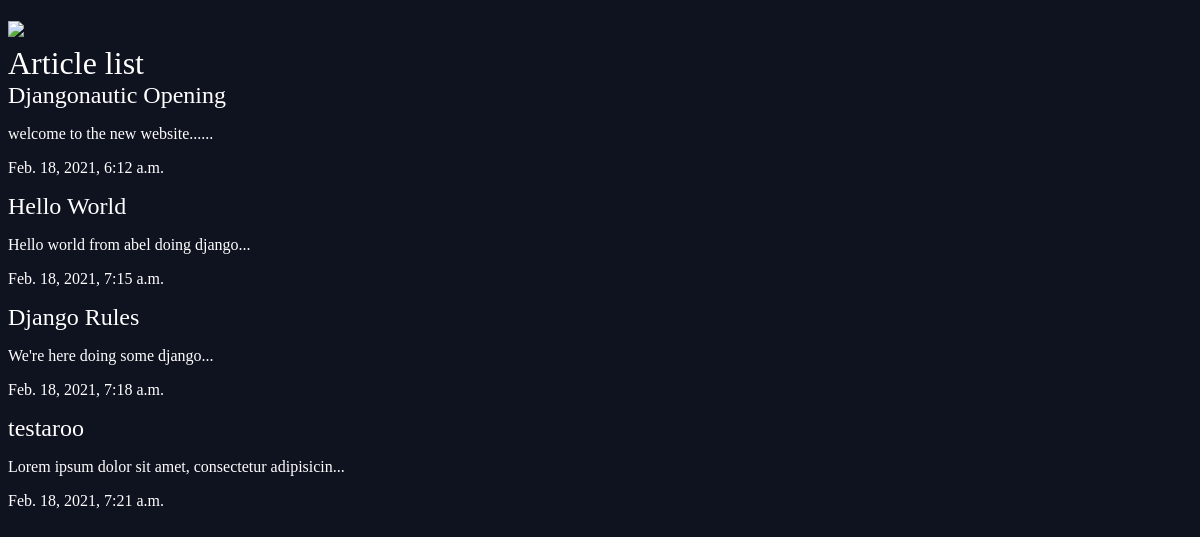
/articles/, run on an earlier commit of the app's database.
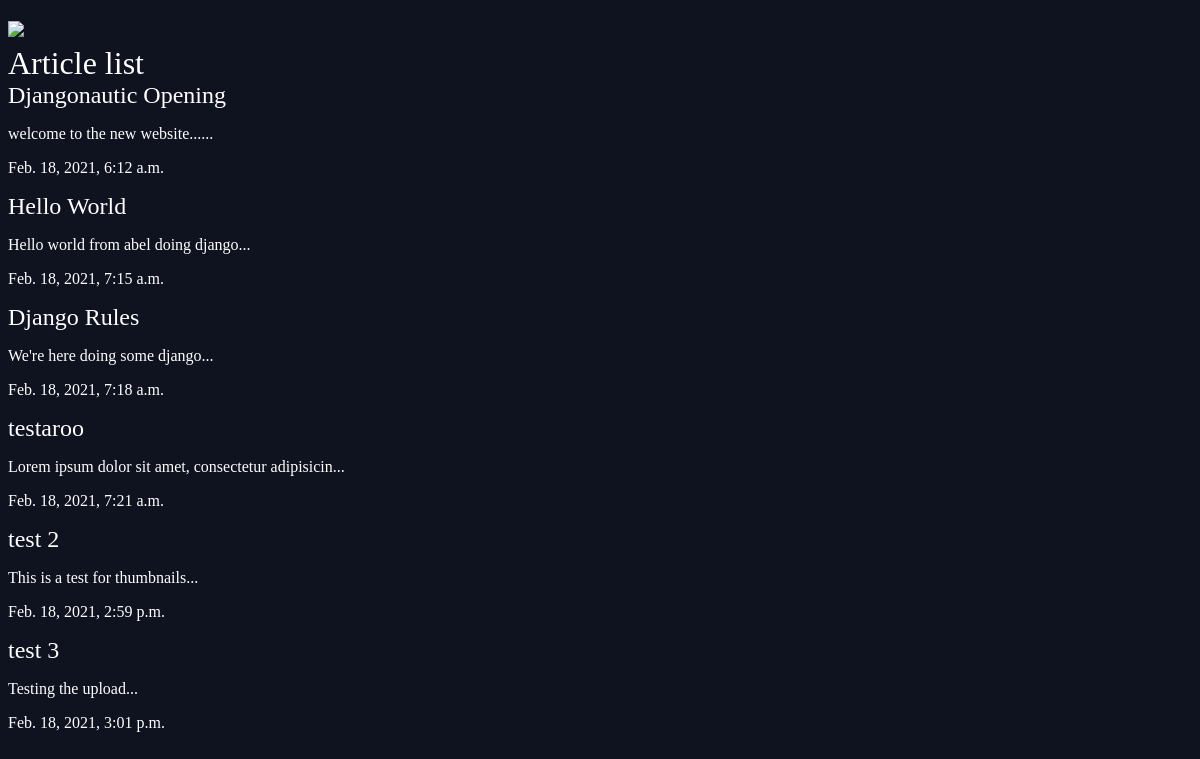
And on a later commit of the database.
### articles/models.py (models this page shows, shortened)
class Article(models.Model):
    title = models.CharField(max_length=100)
    slug = models.SlugField()
    body = models.TextField()
    date = models.DateTimeField(auto_now_add=True)
    thumb = models.ImageField(default='default.png', blank=True)
    def snippet(self):
        return self.body[:50] + '...'

### articles/views.py (the view)
# urls.py: path(r'',views.article_list, name="list"),
def article_list(request):
    articles = Article.objects.all().order_by('date')
    return render(request, 'articles/article_list.html',{ 'articles':articles })

### articles/templates/articles/article_list.html
{% extends 'base_layout.html' %}
{% block content %}
    <h1>Article list</h1>
    <div class="articles">
      {% for article in articles %}
      <div class="article">
      <h2><a href="{% url 'articles:detail' slug=article.slug %}">{{article.title}}</a></h2>
      <p>{{article.snippet}}</p>
      <p>{{article.date}}</p>
      </div>
      {% endfor %}
    </div>
{% endblock %}

### templates/base_layout.html (shortened to what this page needs)
{% load static %}
<!DOCTYPE html>
<html lang="en" dir="ltr">
  <head>
    <link rel="stylesheet" href="{% static 'styles.css'%}">
  </head>
  <body>
    <div class="wrapper">
      <h1><a href="{%url 'articles:list'%}"><img src="{% static 'logo.png' %}"></a></h1>
      {% block content %}
      {% endblock %}
    </div>
  </body>
</html>

### assets/styles.css (style rules this page uses)
body { background-color: #0f121f; background-image: url(stars.png); background-repeat-y: no-repeat; color: #fff; }
body * { font-family: Ubuntu; }
h1,h2,h3,h4,h5 { font-weight: normal; margin: 0; }
a,a:hover,a:visited { color: #fff; text-decoration: none; }

What changed in the data, as far as the page shows it:
added Article: title "test 2", snippet "This is a test for thumbnails...", date "Feb. 18, 2021, 2:59 p.m."
added Article: title "test 3", snippet "Testing the upload...", date "Feb. 18, 2021, 3:01 p.m."
